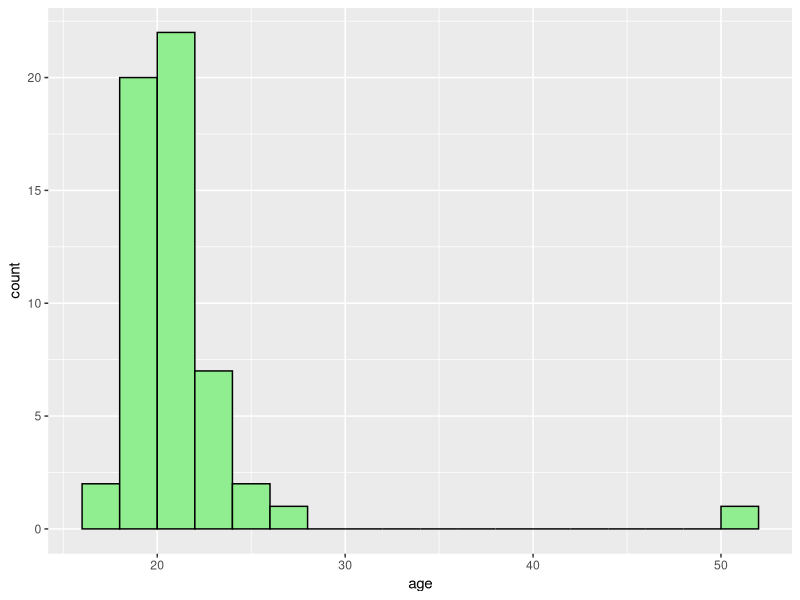
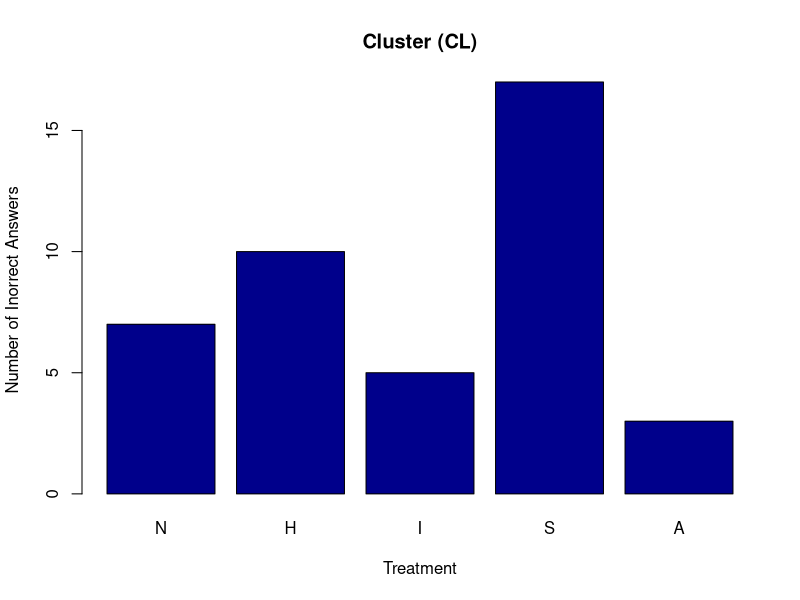
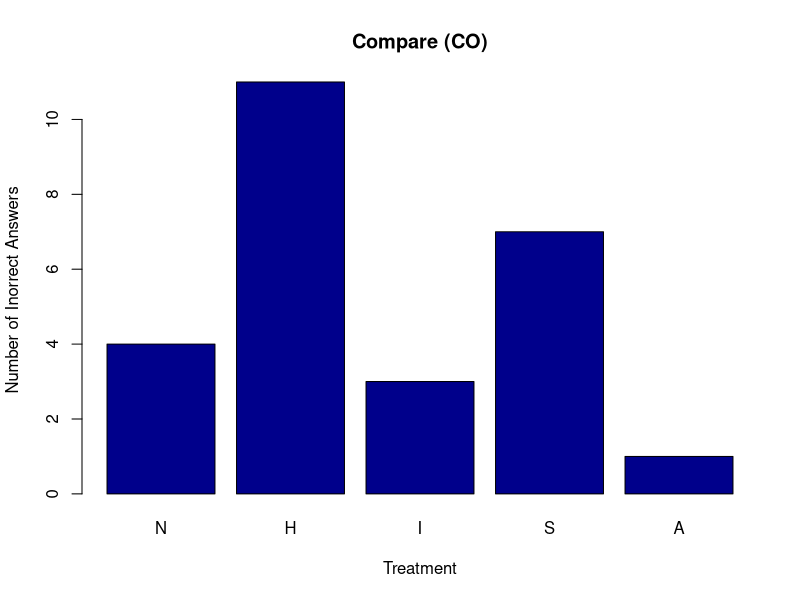
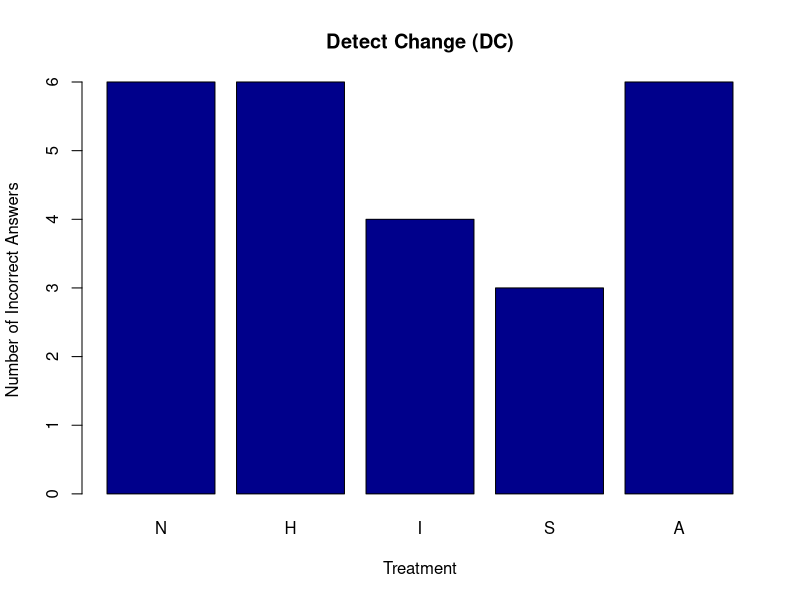
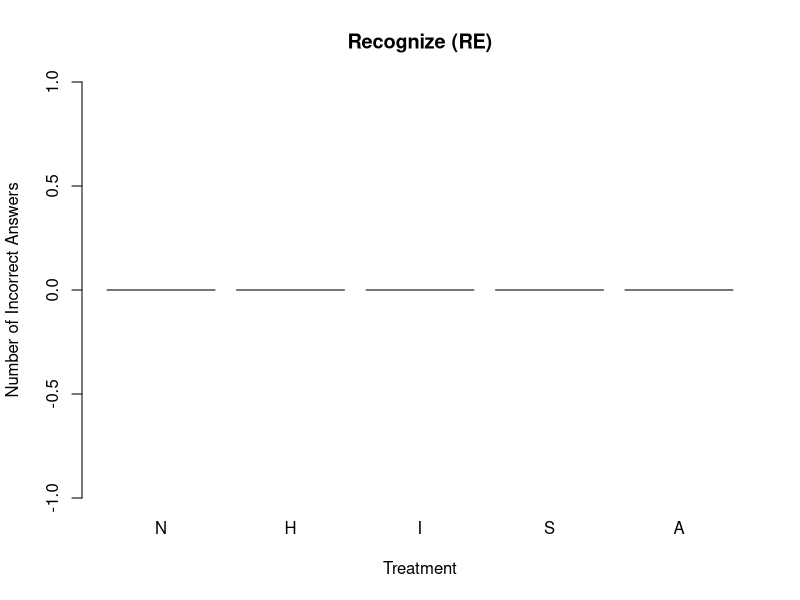
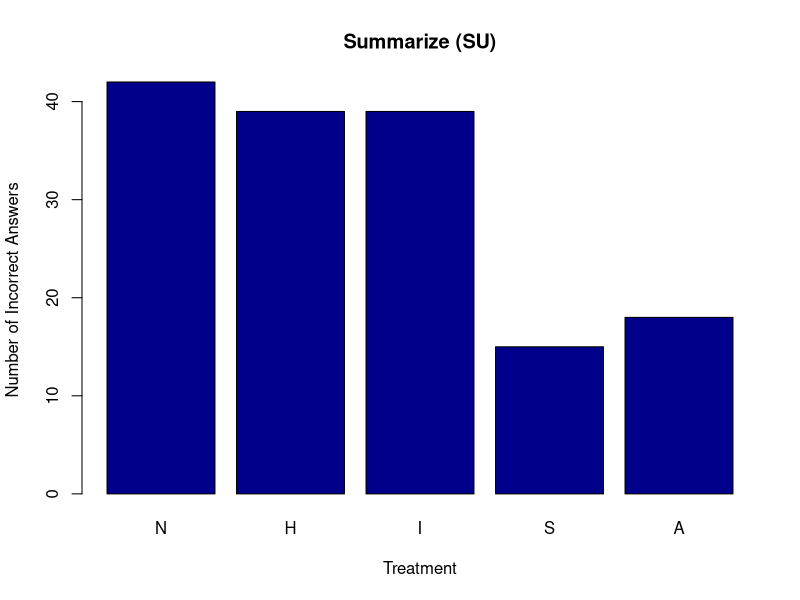
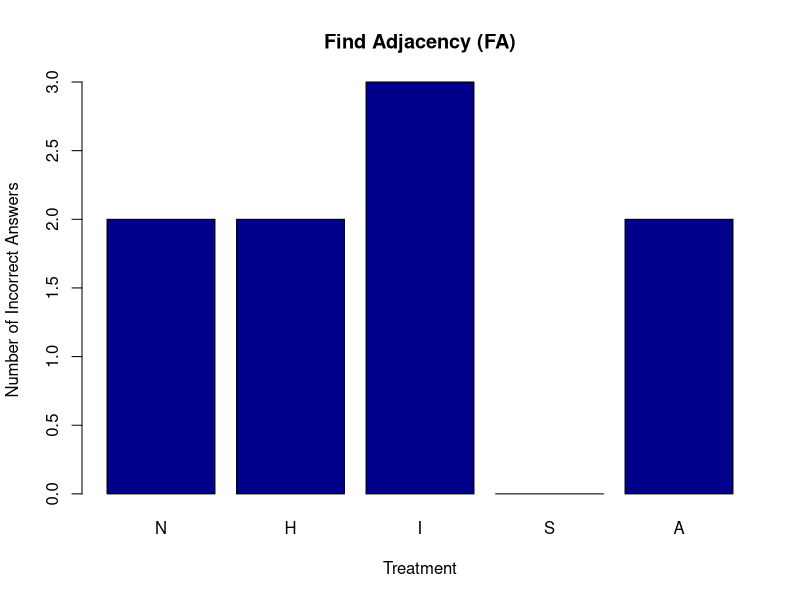
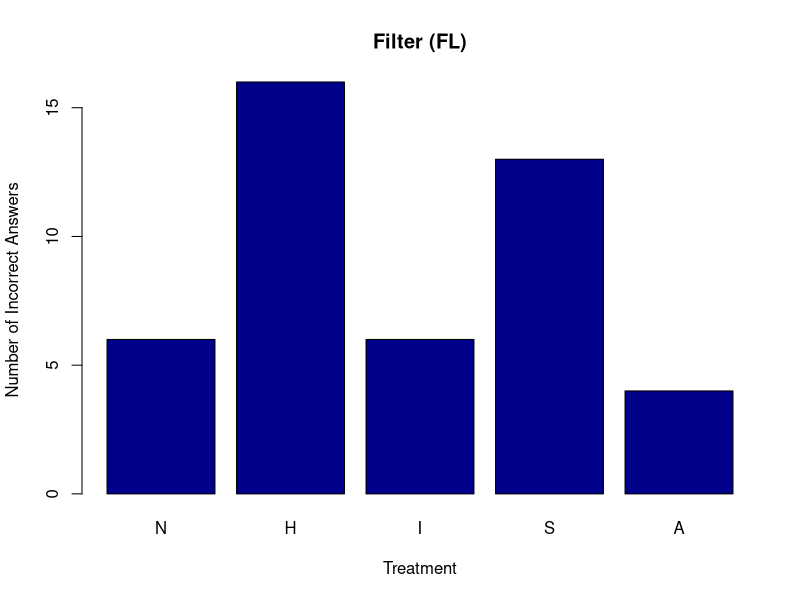

The R script that drew these images, in order:
## ---- chunk 1
knitr::opts_chunk$set(echo = TRUE)
## ---- chunk 2
library(readr)  # Needed for read_csv().
library(dplyr)
library(ggplot2)
library(knitr)
library(kableExtra)
library(magrittr)  # Needed for pipes %>%.
library(tibble)  # Needed for add_column(). # Need to install
library(plyr) # Needed for data analysis
library(tidyr) # Needed for merging data frame columns # Need to install

csv <- read_csv("Cartogram 5 Group Questionnaire_February 23, 2019_00.39.csv",
                col_types = cols())

# Create an excerpt from the csv, called "survey", that contains only the
# relevant rows and columns.
relevant_column_name <- c("participant_id",
                          paste0("Q", c(130:134, 144, 146, 137:142)))
relevant_row <- c(13:16, 19:31, 33:nrow(csv))
survey <- csv[relevant_row, relevant_column_name]
names(survey) <- c("participant_id",
                   "age",
                   "gender",
                   "education",
                   "familiar_with_interactive_graphics",
                   "familiar_with_cartogram",
                   "find_birthplace",
                   "look_up_on_map",
                   paste0("colour_vision_", seq_len(6)))


na_to_numericNA <- function(v) {
  na_if(v, "na") %>%
    as.numeric()
}
turn_familiarity_into_ordered <- function(v) {
  ordered(v,
          levels = familiar_likert,
          labels = substring(familiar_likert, 3))
}
familiar_likert <- c("1: Very unfamiliar",
                     "2: Unfamiliar",
                     "3: Somewhat familiar",
                     "4: Familiar",
                     "5: Very familiar")
birthplace_likert <- c("1: Yes, with confidence.",
                       "2: Yes, with a little effort.",
                       "3: Yes, with much effort.",
                       "4: Possibly, but I'm uncertain.",
                       "5: No.")
lookup_likert <- c("1: Never",
                   "2: Rarely",
                   "3: Sometimes",
                   "4: Generally",
                   "5: Always")
survey <- 
  mutate_at(survey,
            .vars = vars(participant_id,
                         age,
                         paste0("colour_vision_", seq_len(6))),
            .funs = funs(na_to_numericNA)) %>%
  mutate(education = ordered(education,
                             levels = c("High School graduate",
                                        "Some college",
                                        "Associate's and/or Bachelor's degree",
                                        "Bachelor's degree",
                                        "Master's degree"),
                             labels = c("High school",
                                        "Some college",
                                        rep("Bachelor's", 2),
                                        "Master's"))) %>%
  mutate_at(.vars = vars(familiar_with_interactive_graphics,
                         familiar_with_cartogram),
            .funs = funs(turn_familiarity_into_ordered)) %>%
  mutate(find_birthplace = 
           ordered(find_birthplace,
                   levels = birthplace_likert,
                   labels = substr(birthplace_likert,
                                   3,
                                   nchar(birthplace_likert) - 1))) %>%
  mutate(look_up_on_map = ordered(look_up_on_map,
                                  levels = lookup_likert,
                                  labels = substring(lookup_likert, 3)))
dt_table <- function(x) {
  dt <- data.frame(table(survey[[x]], useNA = "ifany"))
}
show_as_table <- function(dt) {
  kable(dt, booktabs = TRUE) %>%
    kable_styling(latex_options = c("striped"))
}
## ---- chunk 3
ggplot(survey, aes(age)) +
  geom_histogram(breaks = seq(16, 52, by = 2),
                 fill = "lightgreen",
                 col = "black")
## ---- chunk 4
dt_gender <- dt_table("gender")
names(dt_gender) <- c("Gender", "Frequency")
show_as_table(dt_gender)
## ---- chunk 5
dt_education <- dt_table("education")
names(dt_education) <- c("Education", "Frequency")
show_as_table(dt_education)
## ---- chunk 6
dt_interactive <- dt_table("familiar_with_interactive_graphics")
names(dt_interactive) <- c("Familiarity", "Frequency")
show_as_table(dt_interactive)
## ---- chunk 7
dt_cartogram <- dt_table("familiar_with_cartogram")
names(dt_cartogram) <- c("Familiarity", "Frequency")
levels(dt_cartogram$Familiarity) <-
  c(levels(dt_cartogram$Familiarity), "No response")
dt_cartogram$Familiarity[is.na(dt_cartogram$Familiarity)] <- "No response"
show_as_table(dt_cartogram)
## ---- chunk 8
dt_birthplace <- dt_table("find_birthplace")
names(dt_birthplace) <- c("Answer", "Frequency")
show_as_table(dt_birthplace)
## ---- chunk 9
dt_lookup <- dt_table("look_up_on_map")
names(dt_lookup) <- c("Answer", "Frequency")
show_as_table(dt_lookup)
## ---- chunk 10
csv <- read_csv("Cartogram 5 Group Questionnaire_February 23, 2019_00.39.csv",
                col_types = cols())
task <- 
  tibble(qualtrics_id = c(1, 2, 4, 5, 7, 8, 10, 14,
                          12, 13, 16, 17, 19, 22, 21, 23,
                          25, 26, 29, 30, 32, 33, 35, 36,
                          37, 39, 42, 43, 45, 46, 48, 49,
                          51, 52, 54, 55, 57, 58, 60, 61,
                          63, 64, 66, 67, 69, 70, 72, 73,
                          75, 76, 78, 79, 81, 82, 84, 85,
                          87, 88, 90, 96, 92, 93, 95, 97,
                          99, 100, 102, 103, 105, 106, 108, 109,
                          111, 112, 114, 115, 117, 122, 119, 121),
         number = rep(seq_len(40), each = 2),
         timed = rep(c(FALSE, TRUE), 40),
         country = rep(c("BR", "DE", "BR", "IN", "DE", "CN", "DE", "CN",
                         "US", "IN", "BR", "US", "CN", "US", "CN", "DE",
                         "BR", "CN", "BR", "DE", "IN", "US", "IN", "US",
                         "IN", "CN", "BR", "US", "DE", "IN", "US", "DE",
                         "IN", "BR", "CN", "US", "DE", "CN", "IN", "BR"),
                       each = 2),
         taxon = rep(c("CL", "CO", "DC", "RE", "SU", "DC", "FL", "CO",
                       "CL", "FL", "FA", "FT", "CL", "CO", "FT", "FA",
                       "CO", "SU", "RE", "FT", "CL", "SU", "FA", "RE",
                       "SU", "RE", "FT", "DC", "CL", "CO", "FL", "DC",
                       "FT", "SU", "FL", "FA", "RE", "FA", "DC", "FL"),
                     each = 2),
         help_group0 = rep(c("A", "I", "N", "I", "I", "A", "A", "N",
                             "H", "H", "N", "A", "S", "S", "H", "H",
                             "H", "N", "A", "S", "I", "S", "S", "H",
                             "A", "S", "I", "I", "N", "A", "N", "H",
                             "N", "H", "I", "I", "N", "A", "S", "S"),
                           each = 2))
correct <- list(Q1  = "Mato Grosso (MT)",
                Q2  = "Lower",
                Q3  = "Lower",
                Q4  = "Haryana (HR)",
                Q5  = "Shrinking,Growth,Growth",
                Q6  = "Lower",
                Q7  = "Nordrhein-Westfalen (NW),Bayern (BY)",
                Q8  = "Lower", # Lower rather than Higher
                Q9  = "Illinois (IL)",
                Q10 = "Uttar Pradesh (UP)",
                Q11 = "Bahia (BA),Minas Gerais (MG)",
                Q12 = "California (CA)",
                Q13 = "Ningxia (NX)",
                Q14 = "Approximately equal amount",
                Q15 = "Guangdong (GD)",
                Q16 = "Bayern (BY),Hessen (HE)",
                Q17 = "Higher",
                Q18 = "Growth,Growth,Shrinking",
                Q19 = "Espirito Santo (ES)",
                Q20 = "Nordrhein-Westfalen (NW)",
                Q21 = "Tamil Nadu (TN)",
                Q22 = "Shrinking,Shrinking,Growth",
                Q23 = "Uttar Pradesh (UP)", # A previous typo
                Q24 = "Ohio (OH)",
                Q25 = "Growth,Growth,Shrinking", # or "Approximately No Change,Growth,Shrinking"
                Q26 = "Jiangxi (JX)",
                Q27 = "Mato Grosso (MG)",
                Q28 = "Lower",
                Q29 = "Rheinland-Pfalz (RP)",
                Q30 = "Lower", # A previous typo
                Q31 = "California (CA),Texas (TX)",
                Q32 = "Higher",
                Q33 = "Maharashtra (MH)",
                Q34 = "Growth,Growth,Shrinking", # or "Approximately No Change,Growth,Shrinking"
                Q35 = "Jiangsu (JS),Shandong (SD)", # A previous typo
                Q36 = "New Jersey (NJ),New York (NY)",
                Q37 = "Thueringen (TH)",
                Q38 = "Guangdong (GD)",
                Q39 = "Lower",
                Q40 = "Mato Grosso do Sul (MS),Para (PA),Sao Paulo (SP)")

# Create an excerpt from the csv, called "survey", that contains only the
# relevant rows and columns.
get_relevant_col_name <- function(row) {
  
  # Generates the relevant column names (e.g. "Q8_Last Click", "Q12_2").
  # Arg:
  #   row: integer, row in data frame "task".
  # Returns:
  #   Character vector with relevant column names.
  rcn <- paste0("Q", task$qualtrics_id[row])
  if (task$timed[row]) {
    return(paste0(rcn, "_Last Click"))
  }
  if (task$taxon[row] == "SU") {
    return(paste0(rcn, "_", seq_len(3)))
  }
  rcn
}
relevant_row <- c(13:16, 19:31, 33:nrow(csv))
relevant_column_name <- 
  c("participant_id", lapply(seq_len(nrow(task)), get_relevant_col_name)) %>%
  unlist()
survey <- csv[relevant_row, relevant_column_name]
names(survey) <- gsub("_Last Click", "_last_click", names(survey))

# Assess level of colour vision.
col_vis_column_name <- paste0("Q", 137:142)
col_vis_tibble <- csv[relevant_row, col_vis_column_name]
get_majority_answer <- function(answer_table) {
  names(answer_table[which.max(answer_table)]) %>%
    as.numeric()
}
majority_answer <- lapply(col_vis_tibble, table) %>%
  sapply(get_majority_answer)
is_majority_answer <- function(i) {
  !is.na(col_vis_tibble[i]) & col_vis_tibble[i] == majority_answer[i]
}
colour_vision <- sapply(seq_along(col_vis_tibble), is_majority_answer) %>%
  rowSums()
survey <- add_column(survey, colour_vision, .after = 1)
rm(col_vis_column_name,  # These variables are no longer needed.
   col_vis_tibble,
   colour_vision,
   majority_answer,
   relevant_row,
   relevant_column_name)

# Change the numbers appearing in the column names from Qualtrics ID to
# the task number.
number_in_survey <- gsub("^Q", "", names(survey))
number_in_survey <- gsub("_.*$", "", number_in_survey)
number_in_survey <- ifelse(grepl("^[0-9]", number_in_survey),
                           number_in_survey,
                           NA)
number_in_survey <- as.numeric(number_in_survey)
change_qualtrics_id_to_task_number <- function(i) {
  n <- number_in_survey[i]
  
  # Use which.max() to guarantee that the return value has length <= 1.
  task_nr <- task$number[which.max(task$qualtrics_id == n)]
  if (!is.na(n)) {
    gsub(n, task_nr, names(survey)[i])
  } else {
    names(survey)[i]
  }
}
names(survey) <- sapply(seq_along(survey),
                        change_qualtrics_id_to_task_number)
rm(number_in_survey)  # No longer needed.

# Add column with group information.
survey$participant_id <- as.numeric(survey$participant_id)
survey <- add_column(survey,
                     group = (survey$participant_id - 1) %% 5,
                     .after = 1)

# Add columns with the task taxonomy.
add_taxon <- function(task_nr) {
  after_column <- which.max(grepl(paste0("Q", task_nr, "_last_click"),
                                  names(survey)))
  task_index <- which.max(task$number == task_nr)
  tax <- task$taxon[task_index]
  help0 <- task$help_group0[task_index]
  help2num <- c(A = 0, N = 1, H = 2, I = 3, S = 4)
  help <- (help2num[help0] + survey$group) %% 5
  help <- names(help2num)[help + 1]
  survey <<- add_column(survey, tax, help, .after = after_column)
  col_name <- paste0("Q", task_nr, c("_taxon", "_help"))
  names(survey)[after_column + seq_len(2)] <<- col_name
}
sapply(unique(task$number), add_taxon)


# Merge Questions with Multiple Responses
survey = unite(survey, "Q5", c("Q5_1", "Q5_2", "Q5_3"), remove = FALSE, sep = ",")
survey = unite(survey, "Q18", c("Q18_1", "Q18_2", "Q18_3"), remove = FALSE, sep = ",")
survey = unite(survey, "Q22", c("Q22_1", "Q22_2", "Q22_3"), remove = FALSE, sep = ",")
survey = unite(survey, "Q25", c("Q25_1", "Q25_2", "Q25_3"), remove = FALSE, sep = ",")
survey = unite(survey, "Q34", c("Q34_1", "Q34_2", "Q34_3"), remove = FALSE, sep = ",")

names <- c("Q1", "Q2", "Q3", "Q4", "Q5", "Q6", "Q7", "Q8", "Q9", "Q10", 
          "Q11", "Q12", "Q13", "Q14", "Q15", "Q16", "Q17", "Q18", "Q19", "Q20", 
          "Q21", "Q22", "Q23", "Q24", "Q25", "Q26", "Q27", "Q28", "Q29", "Q30",
          "Q31", "Q32", "Q33", "Q34", "Q35", "Q36", "Q37", "Q38", "Q39", "Q40")

counts <- data.frame(matrix(nrow = 5, ncol = 40))
treatment <- rep(c("N", "H", "I", "S", "A"))
colnames(counts) <- names
rownames(counts) <- treatment

for (i in 0:4) {
  s_treatment <- survey[survey$group == i,]
  for (n in names) {
    k <- sum(s_treatment[[n]] == correct[n])
    if (n == "Q25" || n == "Q34") {
      k <- k + sum(s_treatment[[n]] == "Approximately No Change,Growth,Shrinking")
    }
    h = paste(n, "_help", sep = "")
    counts[unique(s_treatment[[h]]), n] = k
  }
}

# counts = counts / 11 # transform counts to accuracy
accuracy = round(rowSums(counts) / 40 / 11, digits = 2)
counts$accuracy = accuracy

response <- data.frame(matrix(nrow = 2200, ncol = 6))
colnames(response) <- c("question", "participant_id", "taxon", 
                        "treatment", "is_correct", "response_time")
response$participant_id = rep(1:55, 40)
response$question = rep(1:40, each = 55)
response$taxon = rep(c("CL", "CO", "DC", "RE", "SU", "DC", "FL", "CO",
              "CL", "FL", "FA", "FT", "CL", "CO", "FT", "FA",
              "CO", "SU", "RE", "FT", "CL", "SU", "FA", "RE",
              "SU", "RE", "FT", "DC", "CL", "CO", "FL", "DC",
              "FT", "SU", "FL", "FA", "RE", "FA", "DC", "FL"), each = 55)
helps = c()
for (i in 1:40) {
  helps = c(helps, unlist(survey[paste0("Q", i, "_help")], use.names = FALSE))
}
response$treatment = helps
answers = c()
for (i in 1:40) {
  answer = unlist(survey[paste0("Q", i)], use.names = FALSE)
  for (j in 1:55) {
    if (answer[j] == correct[i]) {
      answers = c(answers, TRUE)
    } else {
      if ((i == 25 || i == 34) && answer[j] == "Approximately No Change,Growth,Shrinking") {
        answers = c(answers, TRUE)
      } else {
      answers = c(answers, FALSE)
      }
    }
  }
}
response$is_correct = answers
times = c()
for (i in 1:40) {
  times = c(times, unlist(survey[paste0("Q", i, "_last_click")], use.names = FALSE))
}
response$response_time = times
## ---- chunk 11
correctness <- data.frame(matrix(rep(0, 40), nrow = 5, ncol = 8))
treatment <- rep(c("N", "H", "I", "S", "A"))
taxonomy <- rep(c("CL", "CO", "DC", "RE", "SU", "FA", "FL", "FT"))
colnames(correctness) <- taxonomy
rownames(correctness) <- treatment
taxon = rep(c("CL", "CO", "DC", "RE", "SU", "DC", "FL", "CO",
              "CL", "FL", "FA", "FT", "CL", "CO", "FT", "FA",
              "CO", "SU", "RE", "FT", "CL", "SU", "FA", "RE",
              "SU", "RE", "FT", "DC", "CL", "CO", "FL", "DC",
              "FT", "SU", "FL", "FA", "RE", "FA", "DC", "FL"))

for (j in 1:40) {
  t = taxon[j]
  for (i in 1:5) {
    correctness[i, t] =  correctness[i, t] + counts[i, j]
  }
}

for (j in 1:8) {
  for (i in 1:5) {
    correctness[i, j] =  55 - correctness[i, j]
  }
}
## ---- chunk 12
barplot(correctness$CL, names.arg = treatment, main = "Cluster (CL)", col="darkblue", xlab = "Treatment", ylab = "Number of Inorrect Answers")
## ---- chunk 13
barplot(correctness$CO, names.arg = treatment, main = "Compare (CO)", col="darkblue", xlab = "Treatment", ylab = "Number of Inorrect Answers")
## ---- chunk 14
barplot(correctness$DC, names.arg = treatment, main = "Detect Change (DC)", col="darkblue", xlab = "Treatment", ylab = "Number of Incorrect Answers")
## ---- chunk 15
barplot(correctness$RE, names.arg = treatment, main = "Recognize (RE)", col="darkblue", xlab = "Treatment", ylab = "Number of Incorrect Answers")
## ---- chunk 16
barplot(correctness$SU, names.arg = treatment, main = "Summarize (SU)", col="darkblue", xlab = "Treatment", ylab = "Number of Incorrect Answers")
## ---- chunk 17
barplot(correctness$FA, names.arg = treatment, main = "Find Adjacency (FA)", col="darkblue", xlab = "Treatment", ylab = "Number of Incorrect Answers")
## ---- chunk 18
barplot(correctness$FL, names.arg = treatment, main = "Filter (FL)", col="darkblue", xlab = "Treatment", ylab = "Number of Incorrect Answers")
## ---- chunk 19
barplot(correctness$FT, names.arg = treatment, main = "Find Top (FT)", col="darkblue", xlab = "Treatment", ylab = "Number of Incorrect Answers")
## ---- chunk 20
box_time <- data.frame(matrix(rep(NA, 275), nrow = 5, ncol = 55))
treatment <- rep(c("N", "H", "I", "S", "A"))
qn  <- c(1:55)
colnames(box_time) <- qn
rownames(box_time) <- treatment
for (i in c(1,9,13,21,29)){
  cqn = paste0("Q", i)
  my_ans = survey[cqn]
  my_time = survey[paste0(cqn, "_last_click")]
  my_help = survey[paste0(cqn, "_help")]
  for (j in 1:55){
    if (my_ans[j,] == correct[i]){
      box_time[unlist(my_help[j,]), j] = my_time[j,]
    }
  }
}

boxplot(as.numeric(box_time["N",]), as.numeric(box_time["H",]),
        as.numeric(box_time["I",]), as.numeric(box_time["S",]),
        as.numeric(box_time["A",]), names = treatment,
        ylab = "Response Time (s)", main = "Cluster (CL)")
## ---- chunk 21
box_time <- data.frame(matrix(rep(NA, 275), nrow = 5, ncol = 55))
treatment <- rep(c("N", "H", "I", "S", "A"))
qn  <- c(1:55)
colnames(box_time) <- qn
rownames(box_time) <- treatment
for (i in c(2,8,14,17,30)){
  cqn = paste0("Q", i)
  my_ans = survey[cqn]
  my_time = survey[paste0(cqn, "_last_click")]
  my_help = survey[paste0(cqn, "_help")]
  for (j in 1:55){
    if (my_ans[j,] == correct[i]){
      box_time[unlist(my_help[j,]), j] = my_time[j,]
    }
  }
}

boxplot(as.numeric(box_time["N",]), as.numeric(box_time["H",]),
        as.numeric(box_time["I",]), as.numeric(box_time["S",]),
        as.numeric(box_time["A",]), names = treatment,
        ylab = "Response Time (s)", main = "Compare (CO)")
## ---- chunk 22
box_time <- data.frame(matrix(rep(NA, 275), nrow = 5, ncol = 55))
treatment <- rep(c("N", "H", "I", "S", "A"))
qn  <- c(1:55)
colnames(box_time) <- qn
rownames(box_time) <- treatment
for (i in c(3,6,28,32,39)){
  cqn = paste0("Q", i)
  my_ans = survey[cqn]
  my_time = survey[paste0(cqn, "_last_click")]
  my_help = survey[paste0(cqn, "_help")]
  for (j in 1:55){
    if (my_ans[j,] == correct[i]){
      box_time[unlist(my_help[j,]), j] = my_time[j,]
    }
  }
}

boxplot(as.numeric(box_time["N",]), as.numeric(box_time["H",]),
        as.numeric(box_time["I",]), as.numeric(box_time["S",]),
        as.numeric(box_time["A",]), names = treatment,
        ylab = "Response Time (s)", main = "Detect Change (DC)")
## ---- chunk 23
box_time <- data.frame(matrix(rep(NA, 275), nrow = 5, ncol = 55))
treatment <- rep(c("N", "H", "I", "S", "A"))
qn  <- c(1:55)
colnames(box_time) <- qn
rownames(box_time) <- treatment
for (i in c(11,16,23,36,38)){
  cqn = paste0("Q", i)
  my_ans = survey[cqn]
  my_time = survey[paste0(cqn, "_last_click")]
  my_help = survey[paste0(cqn, "_help")]
  for (j in 1:55){
    if (my_ans[j,] == correct[i]){
      box_time[unlist(my_help[j,]), j] = my_time[j,]
    }
  }
}

boxplot(as.numeric(box_time["N",]), as.numeric(box_time["H",]),
        as.numeric(box_time["I",]), as.numeric(box_time["S",]),
        as.numeric(box_time["A",]), names = treatment,
        ylab = "Response Time (s)", main = "Find Adjacency (FA)")
## ---- chunk 24
box_time <- data.frame(matrix(rep(NA, 275), nrow = 5, ncol = 55))
treatment <- rep(c("N", "H", "I", "S", "A"))
qn  <- c(1:55)
colnames(box_time) <- qn
rownames(box_time) <- treatment
for (i in c(7,10,31,35,40)){
  cqn = paste0("Q", i)
  my_ans = survey[cqn]
  my_time = survey[paste0(cqn, "_last_click")]
  my_help = survey[paste0(cqn, "_help")]
  for (j in 1:55){
    if (my_ans[j,] == correct[i]){
      box_time[unlist(my_help[j,]), j] = my_time[j,]
    }
  }
}

boxplot(as.numeric(box_time["N",]), as.numeric(box_time["H",]),
        as.numeric(box_time["I",]), as.numeric(box_time["S",]),
        as.numeric(box_time["A",]), names = treatment,
        ylab = "Response Time (s)", main = "Filter (FL)")
## ---- chunk 25
box_time <- data.frame(matrix(rep(NA, 275), nrow = 5, ncol = 55))
treatment <- rep(c("N", "H", "I", "S", "A"))
qn  <- c(1:55)
colnames(box_time) <- qn
rownames(box_time) <- treatment
for (i in c(12,15,20,27,33)){
  cqn = paste0("Q", i)
  my_ans = survey[cqn]
  my_time = survey[paste0(cqn, "_last_click")]
  my_help = survey[paste0(cqn, "_help")]
  for (j in 1:55){
    if (my_ans[j,] == correct[i]){
      box_time[unlist(my_help[j,]), j] = my_time[j,]
    }
  }
}

boxplot(as.numeric(box_time["N",]), as.numeric(box_time["H",]),
        as.numeric(box_time["I",]), as.numeric(box_time["S",]),
        as.numeric(box_time["A",]), names = treatment,
        ylab = "Response Time (s)", main = "Find Top (FT)")
## ---- chunk 26
box_time <- data.frame(matrix(rep(NA, 275), nrow = 5, ncol = 55))
treatment <- rep(c("N", "H", "I", "S", "A"))
qn  <- c(1:55)
colnames(box_time) <- qn
rownames(box_time) <- treatment
for (i in c(4,19,24,26,37)){
  cqn = paste0("Q", i)
  my_ans = survey[cqn]
  my_time = survey[paste0(cqn, "_last_click")]
  my_help = survey[paste0(cqn, "_help")]
  for (j in 1:55){
    if (my_ans[j,] == correct[i]){
      box_time[unlist(my_help[j,]), j] = my_time[j,]
    }
  }
}

boxplot(as.numeric(box_time["N",]), as.numeric(box_time["H",]),
        as.numeric(box_time["I",]), as.numeric(box_time["S",]),
        as.numeric(box_time["A",]), names = treatment,
        ylab = "Response Time (s)", main = "Recognize (RE)")
## ---- chunk 27
box_time <- data.frame(matrix(rep(NA, 275), nrow = 5, ncol = 55))
treatment <- rep(c("N", "H", "I", "S", "A"))
qn  <- c(1:55)
colnames(box_time) <- qn
rownames(box_time) <- treatment
for (i in c(5,18,22,25,34)){
  cqn = paste0("Q", i)
  my_ans = survey[cqn]
  my_time = survey[paste0(cqn, "_last_click")]
  my_help = survey[paste0(cqn, "_help")]
  for (j in 1:55){
    if (my_ans[j,] == correct[i]){
      box_time[unlist(my_help[j,]), j] = my_time[j,]
    }
    if (j == 25 || j == 34) {
      if (my_ans[j, ] == "Approximately No Change,Growth,Shrinking") {
        box_time[unlist(my_help[j,]), j] = my_time[j,]
      }
    }
  }
}

boxplot(as.numeric(box_time["N",]), as.numeric(box_time["H",]),
        as.numeric(box_time["I",]), as.numeric(box_time["S",]),
        as.numeric(box_time["A",]), names = treatment,
        ylab = "Response Time (s)", main = "Summarize (SU)")
## ---- chunk 28

taxonomy <- rep(c("CL", "CO", "DC", "RE", "SU", "FA", "FL", "FT"))

for (i in 1:8) {
  print(taxonomy[i])
  ppt_matrix = response %>% select(treatment, taxon, is_correct)
  ppt_matrix_incorrect = filter(ppt_matrix, taxon == taxonomy[i], is_correct == FALSE)
  ppt_matrix_incorrect = select(ppt_matrix_incorrect, treatment)
  print(pairwise.prop.test(
   c(nrow(filter(ppt_matrix_incorrect, treatment == "N")),
     nrow(filter(ppt_matrix_incorrect, treatment == "H")),
     nrow(filter(ppt_matrix_incorrect, treatment == "I")),
     nrow(filter(ppt_matrix_incorrect, treatment == "S")),
     nrow(filter(ppt_matrix_incorrect, treatment == "A"))),
  rep(55, 5)))
}
## ---- chunk 29

taxonomy <- rep(c("CL", "CO", "DC", "RE", "SU", "FA", "FL", "FT"))

for (i in 1:8) {
  print(taxonomy[i])
  anova_matrix = response %>% select(response_time, treatment, taxon, is_correct)
  anova_matrix_correct = filter(anova_matrix, taxon == taxonomy[i], is_correct == TRUE)
  anova_matrix_correct = select(anova_matrix_correct, response_time, treatment)
  print(summary(aov(response_time ~ treatment, anova_matrix_correct)))
}
